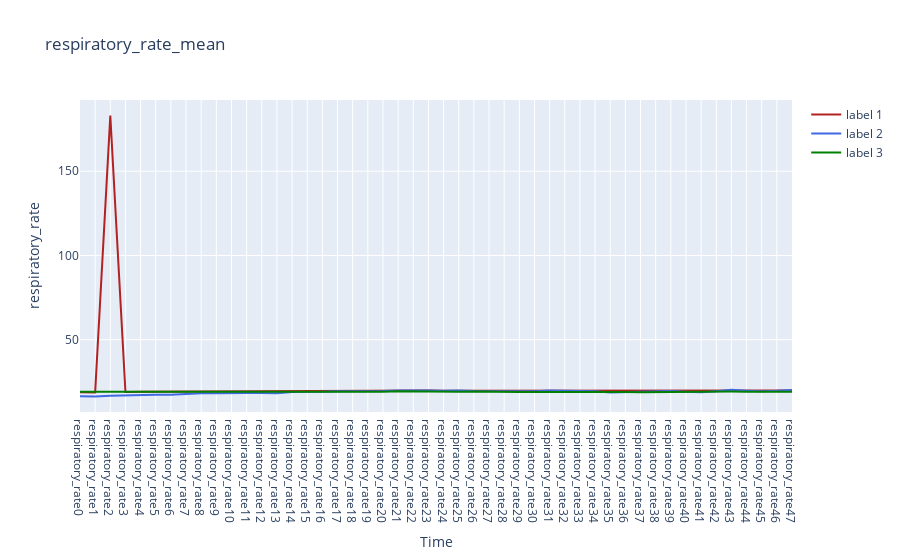

Notebook code cell kept with this figure:
### Code cell
plot_feature_label('respiratory_rate', df_umap_1_describe, df_umap_2_describe, df_umap_3_describe, 'respiratory_rate', 'mean')

### Figure 1 — Plotly figure (JSON) as saved in the notebook; plotly's stock layout.template omitted (floating-point values rounded to 4 significant figures)
{"data": [{"line": {"color": "firebrick", "width": 2}, "name": "label 1", "type": "scatter", "x": ["respiratory_rate0", "respiratory_rate1", "respiratory_rate2", "respiratory_rate3", "respiratory_rate4", "respiratory_rate5", "respiratory_rate6", "respiratory_rate7", "respiratory_rate8", "respiratory_rate9", "respiratory_rate10", "respiratory_rate11", "respiratory_rate12", "respiratory_rate13", "respiratory_rate14", "respiratory_rate15", "respiratory_rate16", "respiratory_rate17", "respiratory_rate18", "respiratory_rate19", "respiratory_rate20", "respiratory_rate21", "respiratory_rate22", "respiratory_rate23", "respiratory_rate24", "respiratory_rate25", "respiratory_rate26", "respiratory_rate27", "respiratory_rate28", "respiratory_rate29", "respiratory_rate30", "respiratory_rate31", "respiratory_rate32", "respiratory_rate33", "respiratory_rate34", "respiratory_rate35", "respiratory_rate36", "respiratory_rate37", "respiratory_rate38", "respiratory_rate39", "respiratory_rate40", "respiratory_rate41", "respiratory_rate42", "respiratory_rate43", "respiratory_rate44", "respiratory_rate45", "respiratory_rate46", "respiratory_rate47"], "y": [18.78, 18.74, 183.0, 19.0, 19.09, 19.13, 19.21, 19.37, 19.35, 19.31, 19.42, 19.45, 19.41, 19.52, 19.48, 19.5, 19.47, 19.58, 19.52, 19.62, 19.71, 19.8, 19.82, 19.83, 19.7, 19.7, 19.75, 19.68, 19.6, 19.67, 19.64, 19.61, 19.57, 19.59, 19.51, 19.63, 19.66, 19.54, 19.53, 19.53, 19.55, 19.62, 19.69, 19.65, 19.73, 19.76, 19.8, 19.82]}, {"line": {"color": "royalblue", "width": 2}, "name": "label 2", "type": "scatter", "x": ["respiratory_rate0", "respiratory_rate1", "respiratory_rate2", "respiratory_rate3", "respiratory_rate4", "respiratory_rate5", "respiratory_rate6", "respiratory_rate7", "respiratory_rate8", "respiratory_rate9", "respiratory_rate10", "respiratory_rate11", "respiratory_rate12", "respiratory_rate13", "respiratory_rate14", "respiratory_rate15", "respiratory_rate16", "respiratory_rate17", "respiratory_rate18", "respiratory_rate19", "respiratory_rate20", "respiratory_rate21", "respiratory_rate22", "respiratory_rate23", "respiratory_rate24", "respiratory_rate25", "respiratory_rate26", "respiratory_rate27", "respiratory_rate28", "respiratory_rate29", "respiratory_rate30", "respiratory_rate31", "respiratory_rate32", "respiratory_rate33", "respiratory_rate34", "respiratory_rate35", "respiratory_rate36", "respiratory_rate37", "respiratory_rate38", "respiratory_rate39", "respiratory_rate40", "respiratory_rate41", "respiratory_rate42", "respiratory_rate43", "respiratory_rate44", "respiratory_rate45", "respiratory_rate46", "respiratory_rate47"], "y": [16.5, 16.37, 16.73, 17.01, 17.12, 17.3, 17.34, 17.8, 18.27, 18.27, 18.49, 18.43, 18.4, 18.3, 19.04, 18.95, 19.18, 19.48, 19.52, 19.23, 19.5, 19.84, 19.99, 19.85, 19.68, 19.9, 19.58, 19.51, 19.87, 19.63, 19.43, 19.83, 19.63, 19.63, 19.42, 18.69, 18.9, 18.96, 19.28, 19.58, 19.18, 18.82, 19.41, 20.26, 19.77, 19.39, 19.69, 20.23]}, {"line": {"color": "green", "width": 2}, "name": "label 3", "type": "scatter", "x": ["respiratory_rate0", "respiratory_rate1", "respiratory_rate2", "respiratory_rate3", "respiratory_rate4", "respiratory_rate5", "respiratory_rate6", "respiratory_rate7", "respiratory_rate8", "respiratory_rate9", "respiratory_rate10", "respiratory_rate11", "respiratory_rate12", "respiratory_rate13", "respiratory_rate14", "respiratory_rate15", "respiratory_rate16", "respiratory_rate17", "respiratory_rate18", "respiratory_rate19", "respiratory_rate20", "respiratory_rate21", "respiratory_rate22", "respiratory_rate23", "respiratory_rate24", "respiratory_rate25", "respiratory_rate26", "respiratory_rate27", "respiratory_rate28", "respiratory_rate29", "respiratory_rate30", "respiratory_rate31", "respiratory_rate32", "respiratory_rate33", "respiratory_rate34", "respiratory_rate35", "respiratory_rate36", "respiratory_rate37", "respiratory_rate38", "respiratory_rate39", "respiratory_rate40", "respiratory_rate41", "respiratory_rate42", "respiratory_rate43", "respiratory_rate44", "respiratory_rate45", "respiratory_rate46", "respiratory_rate47"], "y": [19.18, 19.18, 19.15, 19.11, 19.14, 19.15, 19.07, 19.03, 19.05, 18.94, 18.98, 18.88, 18.9, 18.91, 18.94, 19.03, 19.04, 19.03, 19.03, 19.16, 19.16, 19.35, 19.23, 19.18, 19.24, 19.17, 19.3, 19.1, 18.93, 18.93, 18.98, 19.03, 18.89, 18.76, 18.92, 18.86, 18.93, 18.79, 18.9, 18.88, 18.97, 18.95, 18.97, 19.2, 19.11, 19.02, 19.21, 19.12]}], "layout": {"title": {"text": "respiratory_rate_mean"}, "xaxis": {"title": {"text": "Time"}}, "yaxis": {"title": {"text": "respiratory_rate"}}}}
